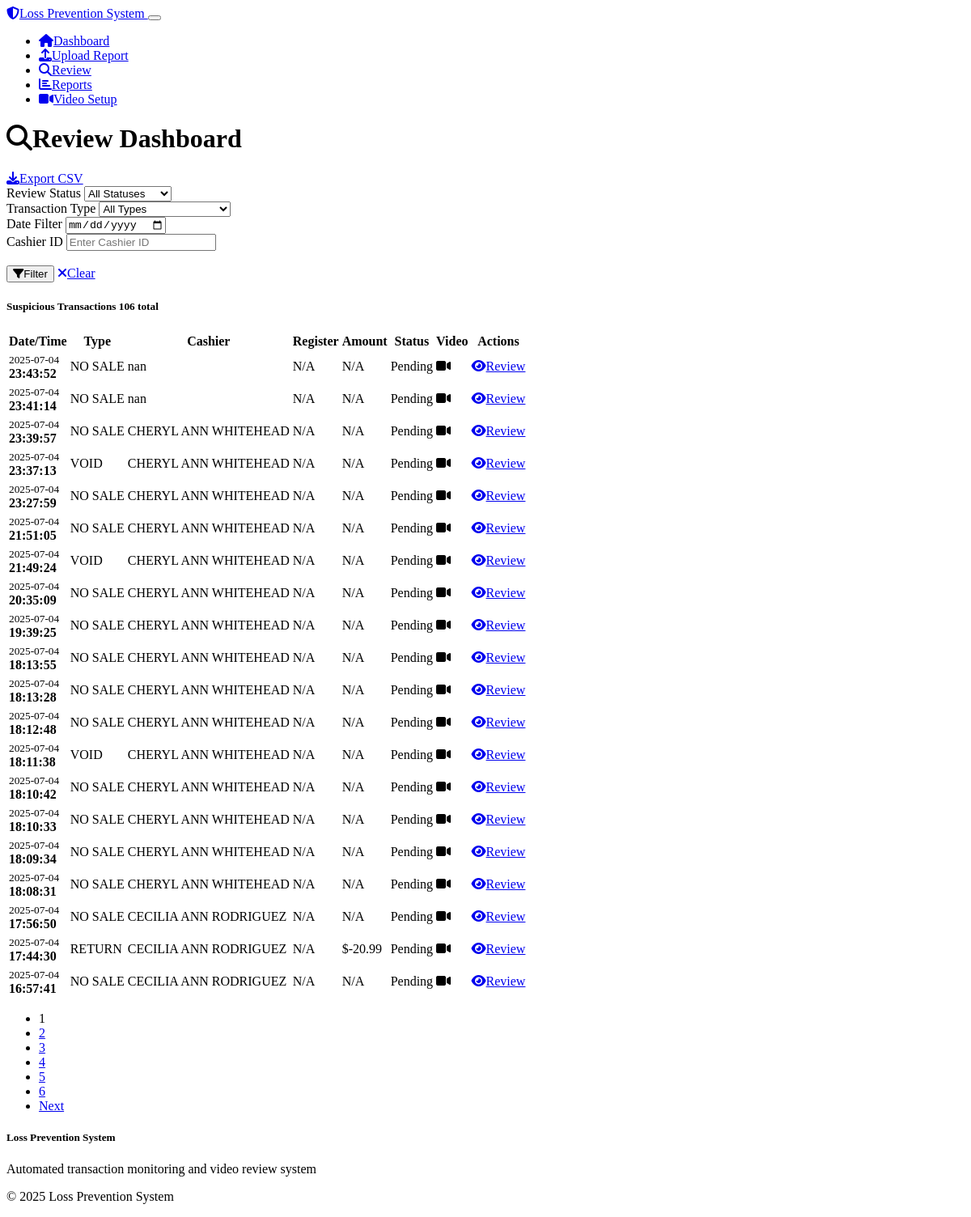
/dashboard, run on the app's committed database.
### models.py (models this page shows)
class SuspiciousTransaction(db.Model):
    id = db.Column(db.Integer, primary_key=True)
    report_id = db.Column(db.Integer, db.ForeignKey('transaction_report.id'), nullable=False)
    transaction_timestamp = db.Column(db.DateTime, nullable=False)
    cashier_id = db.Column(db.String(50))
    register_id = db.Column(db.String(50))
    transaction_type = db.Column(db.String(50), nullable=False)  # VOID, REFUND, NO_SALE, DISCOUNT_REMOVED
    transaction_id = db.Column(db.String(100))
    amount = db.Column(db.Float)
    pump_number = db.Column(db.String(10))
    raw_data = db.Column(db.Text)  # Store original row data
    video_clip_path = db.Column(db.String(500))
    video_processed = db.Column(db.Boolean, default=False)
    video_error = db.Column(db.Text)
    review_status = db.Column(db.String(20), default='pending')  # pending, ok, review, fraud
    review_date = db.Column(db.DateTime)
    review_notes = db.Column(db.Text)
    created_date = db.Column(db.DateTime, default=datetime.utcnow)
    report = db.relationship('TransactionReport', backref=db.backref('suspicious_transactions_list', lazy=True))

### routes.py (the view, shortened to what this page needs)
@app.route('/dashboard')
def dashboard():
    page = request.args.get('page', 1, type=int)
    status_filter = request.args.get('status', 'all')
    transaction_type_filter = request.args.get('type', 'all')
    date_filter = request.args.get('date_filter', '')
    report_id = request.args.get('report_id', '', type=str)
    cashier_filter = request.args.get('cashier', '', type=str)
    query = SuspiciousTransaction.query
    if status_filter != 'all':
        query = query.filter_by(review_status=status_filter)
    if transaction_type_filter != 'all':
        query = query.filter_by(transaction_type=transaction_type_filter)
    if cashier_filter:
        query = query.filter_by(cashier_id=cashier_filter)
    if report_id:
        try:
            report_id_int = int(report_id)
            query = query.filter_by(report_id=report_id_int)
        except ValueError:
            flash(f'Invalid report ID: {report_id}', 'error')
    transactions = query.order_by(SuspiciousTransaction.transaction_timestamp.desc()).paginate(
        page=page, per_page=20, error_out=False
    )
    return render_template('dashboard.html',
                         transactions=transactions,
                         status_filter=status_filter,
                         transaction_type_filter=transaction_type_filter,
                         date_filter=date_filter,
                         report_id=report_id,
                         cashier_filter=cashier_filter)

### templates/dashboard.html (shortened to what this page needs)
{% extends "base.html" %}
{% block content %}
<div class="row">
    <div class="col-12">
        <div class="d-flex justify-content-between align-items-center mb-4">
            <h1><i class="fas fa-search me-2"></i>Review Dashboard</h1>
            <a href="{{ url_for('export_csv') }}" class="btn btn-success">
                <i class="fas fa-download me-2"></i>Export CSV
            </a>
        </div>
    </div>
</div>
<div class="row mb-4">
    <div class="col-12">
        <div class="card">
            <div class="card-body">
                <form method="GET" class="row g-3">
                    <div class="col-md-2">
                        <label for="status" class="form-label">Review Status</label>
                        <select class="form-select" id="status" name="status">
                            <option value="all" {% if status_filter == 'all' %}selected{% endif %}>All Statuses</option>
                        </select>
                    </div>
                    <div class="col-md-2">
                        <label for="type" class="form-label">Transaction Type</label>
                        <select class="form-select" id="type" name="type">
                            <option value="all" {% if transaction_type_filter == 'all' %}selected{% endif %}>All Types</option>
                        </select>
                    </div>
                    <div class="col-md-2">
                        <label for="date_filter" class="form-label">Date Filter</label>
                        <input type="date" class="form-control" id="date_filter" name="date_filter" value="{{ date_filter }}">
                    </div>
                    <div class="col-md-2">
                        <label for="cashier_filter" class="form-label">Cashier ID</label>
                        <input type="text" class="form-control" id="cashier_filter" name="cashier" value="{{ cashier_filter }}" placeholder="Enter Cashier ID">
                    </div>
                    <div class="col-md-2">
                        <label class="form-label">&nbsp;</label>
                        <div class="d-grid gap-2">
                            <button type="submit" class="btn btn-primary">
                                <i class="fas fa-filter me-2"></i>Filter
                            </button>
                            <a href="{{ url_for('dashboard') }}" class="btn btn-outline-secondary">
                                <i class="fas fa-times me-2"></i>Clear
                            </a>
                        </div>
                    </div>
                </form>
            </div>
        </div>
    </div>
</div>
<div class="row">
    <div class="col-12">
        <div class="card">
            <div class="card-header">
                <h5 class="card-title mb-0">
                    Suspicious Transactions
                    <span class="badge bg-secondary ms-2">{{ transactions.total }} total</span>
                </h5>
            </div>
            <div class="card-body">
                {% if transactions.items %}
                    <div class="table-responsive">
                        <table class="table table-striped">
                            <thead>
                                <tr>
                                    <th>Date/Time</th>
                                    <th>Type</th>
                                    <th>Cashier</th>
                                    <th>Register</th>
                                    <th>Amount</th>
                                    <th>Status</th>
                                    <th>Video</th>
                                    <th>Actions</th>
                                </tr>
                            </thead>
                            <tbody>
                                {% for transaction in transactions.items %}
                                <tr class="{% if transaction.review_status == 'fraud' %}table-danger{% elif transaction.review_status == 'review' %}table-warning{% elif transaction.review_status == 'ok' %}table-success{% endif %}">
                                    <td>
                                        <small class="text-muted">{{ transaction.transaction_timestamp.strftime('%Y-%m-%d') }}</small><br>
                                        <strong>{{ transaction.transaction_timestamp.strftime('%H:%M:%S') }}</strong>
                                    </td>
                                    <td>
                                        <span class="badge bg-warning">{{ transaction.transaction_type }}</span>
                                    </td>
                                    <td>{{ transaction.cashier_id or 'N/A' }}</td>
                                    <td>{{ transaction.register_id or 'N/A' }}</td>
                                    <td>
                                        {% if transaction.amount %}
                                            ${{ "%.2f"|format(transaction.amount) }}
                                        {% else %}
                                            N/A
                                        {% endif %}
                                    </td>
                                    <td>
                                        {% if transaction.review_status == 'pending' %}
                                            <span class="badge bg-secondary">Pending</span>
                                        {% elif transaction.review_status == 'ok' %}
                                            <span class="badge bg-success">OK</span>
                                        {% elif transaction.review_status == 'review' %}
                                            <span class="badge bg-warning">Review</span>
                                        {% elif transaction.review_status == 'fraud' %}
                                            <span class="badge bg-danger">Fraud</span>
                                        {% endif %}
                                    </td>
                                    <td>
                                        {% if transaction.video_processed and transaction.video_clip_path %}
                                            <i class="fas fa-video text-success" title="Video available"></i>
                                        {% elif transaction.video_error %}
                                            <i class="fas fa-video text-danger" title="Video error: {{ transaction.video_error }}"></i>
                                        {% else %}
                                            <i class="fas fa-clock text-muted" title="Processing"></i>
                                        {% endif %}
                                    </td>
                                    <td>
                                        <a href="{{ url_for('review_transaction', transaction_id=transaction.id,
                                                            date_filter=request.args.get('date_filter', ''),
                                                            status_filter=request.args.get('status', ''),
                                                            type_filter=request.args.get('type', ''),
                                                            report_id=request.args.get('report_id', ''),
                                                            cashier=request.args.get('cashier', ''),
                                                            page=request.args.get('page', 1)) }}"
                                           class="btn btn-sm btn-primary">
                                            <i class="fas fa-eye me-1"></i>Review
                                        </a>
                                    </td>
                                </tr>
                                {% endfor %}
                            </tbody>
                        </table>
                    </div>
                    {% if transactions.pages > 1 %}
                    <nav aria-label="Page navigation">
                        <ul class="pagination justify-content-center">
                            {% for page_num in transactions.iter_pages() %}
                                {% if page_num %}
                                    {% if page_num != transactions.page %}
                                        <li class="page-item">
                                            <a class="page-link" href="{{ url_for('dashboard', page=page_num, status=status_filter, type=transaction_type_filter, date_filter=date_filter, report_id=report_id, cashier=cashier_filter) }}">{{ page_num }}</a>
                                        </li>
                                    {% else %}
                                        <li class="page-item active">
                                            <span class="page-link">{{ page_num }}</span>
                                        </li>
                                    {% endif %}
                                {% else %}
                                    <li class="page-item disabled">
                                        <span class="page-link">...</span>
                                    </li>
                                {% endif %}
                            {% endfor %}
                            {% if transactions.has_next %}
                                <li class="page-item">
                                    <a class="page-link" href="{{ url_for('dashboard', page=transactions.next_num, status=status_filter, type=transaction_type_filter) }}">Next</a>
                                </li>
                            {% endif %}
                        </ul>
                    </nav>
                    {% endif %}
                {% endif %}
            </div>
        </div>
    </div>
</div>
{% endblock %}

### data on the page
SuspiciousTransaction: amount "N/A", review_status "Pending", video_processed True (drawn)
SuspiciousTransaction: amount "N/A", review_status "Pending"
SuspiciousTransaction: amount "N/A", review_status "Pending"
SuspiciousTransaction: amount "N/A", review_status "Pending"
SuspiciousTransaction: amount "N/A", review_status "Pending"
SuspiciousTransaction: amount "N/A", review_status "Pending"
SuspiciousTransaction: amount "N/A", review_status "Pending"
SuspiciousTransaction: amount "N/A", review_status "Pending"
SuspiciousTransaction: amount "N/A", review_status "Pending"
SuspiciousTransaction: amount "N/A", review_status "Pending"
SuspiciousTransaction: amount "N/A", review_status "Pending"
SuspiciousTransaction: amount "N/A", review_status "Pending"
SuspiciousTransaction: amount "N/A", review_status "Pending"
SuspiciousTransaction: amount "N/A", review_status "Pending"
SuspiciousTransaction: amount "N/A", review_status "Pending"
SuspiciousTransaction: amount "N/A", review_status "Pending"
SuspiciousTransaction: amount "N/A", review_status "Pending"
SuspiciousTransaction: amount "N/A", review_status "Pending"
SuspiciousTransaction: amount "-20.99", review_status "Pending"
SuspiciousTransaction: amount "N/A", review_status "Pending"

### other printed values
{{ transactions.total }} "106"
{{ page_num }} "1"
{{ page_num }} "2" "3" "4" "5" "6"
